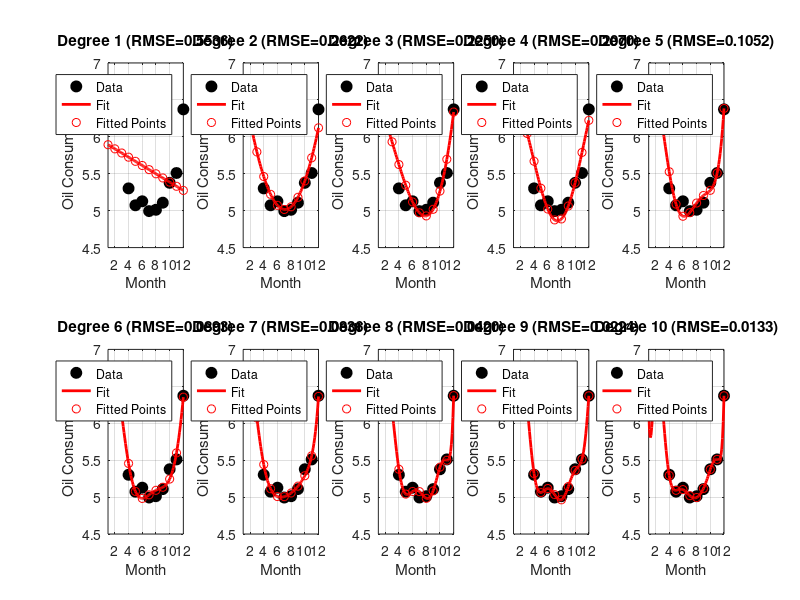
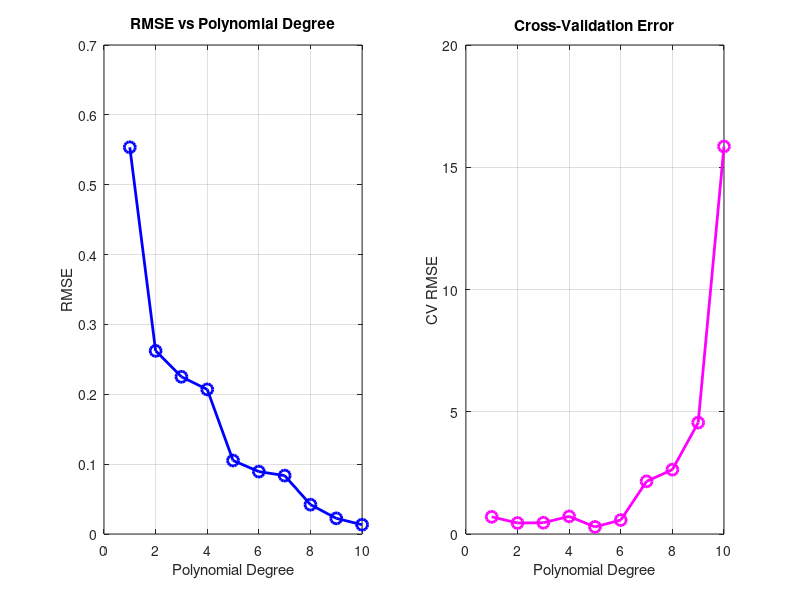

Write the MATLAB code that produced these figures, in order.
%% ========================================================================
%% PROBLEM 4: POLYNOMIAL FITTING - JAPAN OIL CONSUMPTION
%% ========================================================================

fprintf('========== PROBLEM 4: POLYNOMIAL FITTING ==========\n');

% Data
months = 1:12;
oil_consumption = [6.224, 6.665, 6.241, 5.302, 5.073, 5.127, 4.994, 5.012, 5.108, 5.377, 5.510, 6.372];

% Normalize months to improve numerical stability
x_mean = mean(months);
x_std = std(months);
months_norm = (months - x_mean) / x_std;

% Multiple fitting approaches
degrees = 1:10;
rmse_values = zeros(size(degrees));
polynomials = cell(length(degrees), 1);

% Standard polynomial fitting with normalization
for d = degrees
    p = polyfit(months_norm, oil_consumption, d);
    polynomials{d} = p;
    y_fit = polyval(p, months_norm);
    rmse_values(d) = sqrt(mean((oil_consumption - y_fit).^2));
end

fprintf('RMSE for different polynomial degrees:\n');
fprintf('Degree\tRMSE\n');
for d = 1:10
    fprintf('%d\t%.6f\n', d, rmse_values(d));
end

% Create comprehensive plots
figure(41);
for d = 1:10
    subplot(2, 5, d);
    
    % Plot original data
    plot(months, oil_consumption, 'ko', 'MarkerSize', 8, 'MarkerFaceColor', 'k');
    hold on;
    
    % Generate smooth curve for plotting
    x_smooth = linspace(1, 12, 100);
    x_smooth_norm = (x_smooth - x_mean) / x_std;
    y_smooth = polyval(polynomials{d}, x_smooth_norm);
    plot(x_smooth, y_smooth, 'r-', 'LineWidth', 2);
    
    % Plot fitted points
    y_fit = polyval(polynomials{d}, months_norm);
    plot(months, y_fit, 'ro', 'MarkerSize', 6);
    
    grid on;
    title(sprintf('Degree %d (RMSE=%.4f)', d, rmse_values(d)));
    xlabel('Month');
    ylabel('Oil Consumption');
    legend('Data', 'Fit', 'Fitted Points', 'Location', 'best');
    axis([1 12 4.5 7]);
end

% Additional analysis plot
figure(42);
subplot(1,2,1);
plot(degrees, rmse_values, 'bo-', 'LineWidth', 2, 'MarkerSize', 8);
grid on;
title('RMSE vs Polynomial Degree');
xlabel('Polynomial Degree');
ylabel('RMSE');

% Cross-validation analysis with normalization
subplot(1,2,2);
cv_errors = zeros(10, 1);
for d = 1:10
    cv_error = 0;
    for i = 1:length(months)
        train_months = months([1:i-1, i+1:end]);
        train_oil = oil_consumption([1:i-1, i+1:end]);
        test_month = months(i);
        test_oil = oil_consumption(i);
        
        % Normalize training and test data
        train_mean = mean(train_months);
        train_std = std(train_months);
        train_norm = (train_months - train_mean) / train_std;
        test_norm = (test_month - train_mean) / train_std;
        
        p_cv = polyfit(train_norm, train_oil, d);
        pred_oil = polyval(p_cv, test_norm);
        cv_error = cv_error + (test_oil - pred_oil)^2;
    end
    cv_errors(d) = sqrt(cv_error / length(months));
end

plot(1:10, cv_errors, 'mo-', 'LineWidth', 2, 'MarkerSize', 8);
grid on;
title('Cross-Validation Error');
xlabel('Polynomial Degree');
ylabel('CV RMSE');
